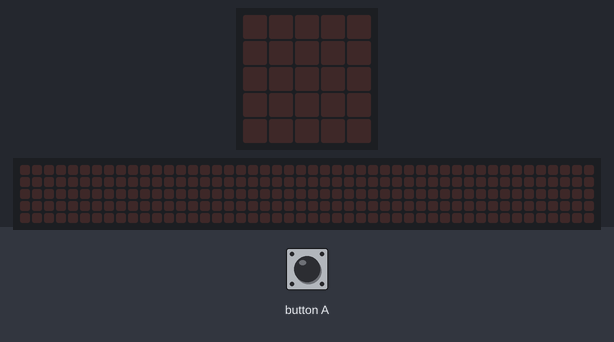
A program run on a simulated BBC micro:bit (MakeCode). Parts: the board's 5×5 LED display, a strip that is not on the board, showing the scrolling text unrolled. The inputs (shaded band) are chosen by the test bench. Random numbers come from a fixed seed; the 48×5 strip is a reading aid, not a part: it shows the text the display is scrolling, unrolled, one strip-width of it at a time.

Above: at 1.2 s.
1.3 s: button A pressed for 0.15 s
At 3.3 s:
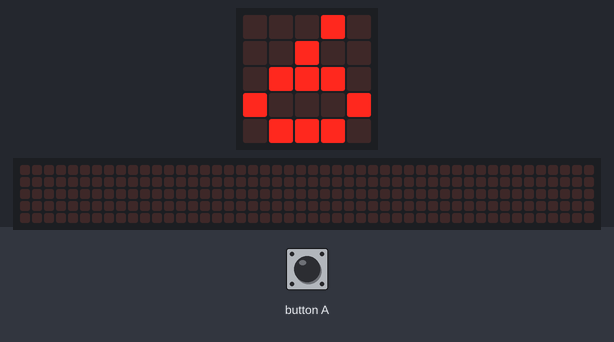
4.4 s: button A pressed for 0.15 s
At 6.12 s:
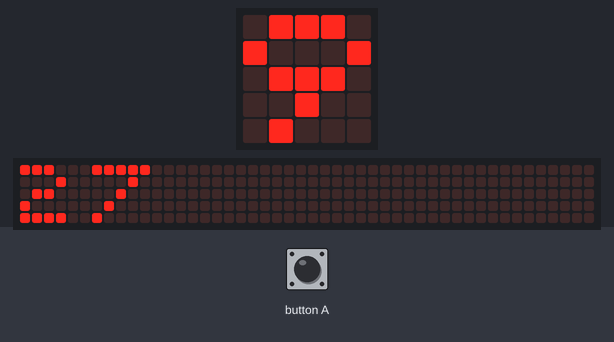
7.5 s: button A pressed for 0.15 s
At 11.3 s:
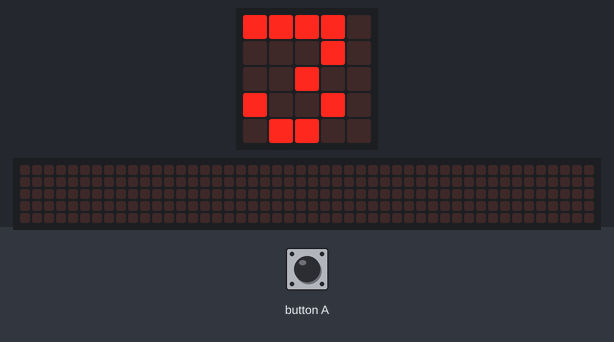
Timing chart, 0 to 12.8 s (numbered marks = the images above; inputs shaded):
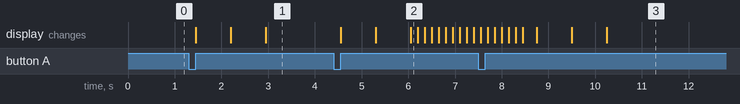

The program:

main.ts
```typescript
let variable3 = 0
let variable1 = 0
input.onButtonPressed(Button.A, function () {
    variable3 = 3
    basic.showNumber(variable3)
    variable1 = randint(0, 10)
    basic.showNumber(variable1)
    basic.showNumber(variable1 * variable3)
})
```

test.ts
```typescript
// aquí va el archivo "tests"; esto no se compilará cuando este paquete se utilice como una extensión.
```

Measured:
- after the input at 1.3 s, the display: first changes after 0.15 s (image 1 shows a later state)
- after the input at 4.4 s, the display: first changes after 0.15 s (image 2 shows a later state)
